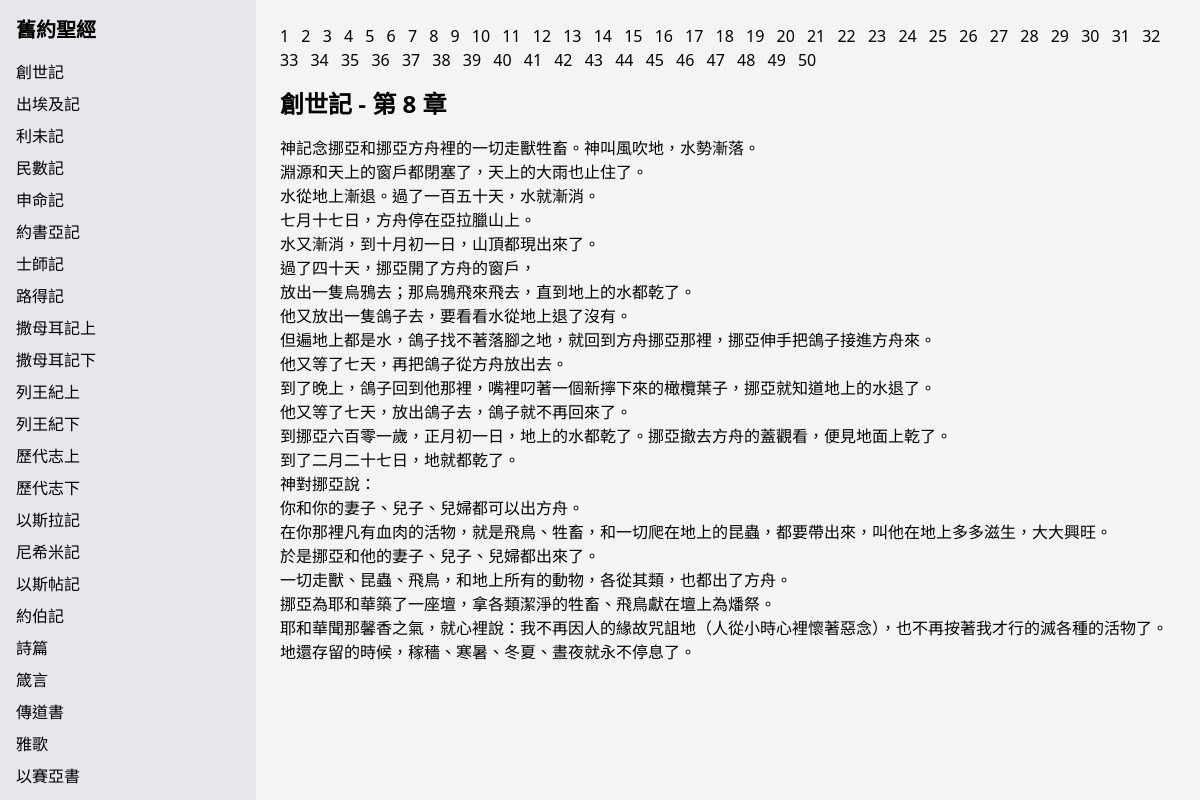
/scriptures/book/1/chapter/8, run on the app's committed database.
### scriptures/models.py (models this page shows, shortened)
class Book(models.Model):
    name = models.CharField(max_length=200, verbose_name="書名")
    chapter = models.IntegerField(default=0, verbose_name="總共幾章")
    order = models.PositiveIntegerField(default=0, verbose_name="排序")
    class Meta:
        ordering = ['order']  # default sort order

class Verse(models.Model):
    book = models.ForeignKey(Book, on_delete=models.CASCADE, verbose_name="書名")
    chapter = models.IntegerField(verbose_name="第幾章")
    verse = models.IntegerField(verbose_name="第幾節")
    content = models.TextField(verbose_name="內容")
    class Meta:
        ordering = ['book', 'chapter', 'verse']  # default sort order

### scriptures/views.py (the view)
# urls.py: path("book/<int:book>/chapter/<int:chapter>", views.chapter, name="chapter"),
def chapter(request, book, chapter):
    context = {}
    context.update(load_sidebar())
    book = get_object_or_404(Book, id=book)
    context['book'] = book
    chapters = range(1, book.chapter+1)
    context['chapter'] = chapter
    context['chapters'] = chapters
    verse_list = Verse.objects.filter(book=book, chapter=chapter)
    context['verses'] = verse_list
    return render(request, 'scriptures/index.html', context)

### scriptures/views.py (called while the page is built)
def load_sidebar():
    context = {}
    old_testament = Book.objects.filter(id__gte=1, id__lte=39)
    new_testament = Book.objects.filter(id__gte=40, id__lte=66)
    context['old_testament'] = old_testament
    context['new_testament'] = new_testament
    return context

### scriptures/templates/scriptures/index.html
{% extends 'scriptures/base.html' %}

### scriptures/templates/scriptures/sidebar.html (shortened to what this page needs)
<aside class="h-screen w-64 overflow-y-auto fixed left-0 top-0 bg-gray-200 p-4">
  <h2 class="text-xl font-bold mb-4">舊約聖經</h2>
  <ul>
    {% for book in old_testament %}
    <li class="mb-2"><a href="{% url 'scripture:chapter' book.id 1 %}" class="hover:text-gray-400">{{ book.name }}</a></li>
    {% endfor %}
  </ul>
  <br>
</aside>

### scriptures/templates/scriptures/main.html
<main class="flex-1 ml-64 p-6 bg-gray-100">
  {% include 'scriptures/chapter.html' %}
  <h1 class="text-2xl font-semibold mb-4">{{book.name}} - 第 {{chapter}} 章</h1>
  <ul>
    {% for verse in verses %}
    <li> {{ verse.content }} </li>
    {% endfor %}
  </ul>
</main>

### data on the page
Book: name "創世記"
Book: name "出埃及記"
Book: name "利未記"
Book: name "民數記"
Book: name "申命記"
Book: name "約書亞記"
Book: name "士師記"
Book: name "路得記"
Book: name "撒母耳記上"
Book: name "撒母耳記下"
Book: name "列王紀上"
Book: name "列王紀下"
Book: name "歷代志上"
Book: name "歷代志下"
Book: name "以斯拉記"
Book: name "尼希米記"
Book: name "以斯帖記"
Book: name "約伯記"
Book: name "詩篇"
Book: name "箴言"
Book: name "傳道書"
Book: name "雅歌"
Book: name "以賽亞書"
Verse: content "神記念挪亞和挪亞方舟裡的一切走獸牲畜。神叫風吹地，水勢漸落。"
Verse: content "淵源和天上的窗戶都閉塞了，天上的大雨也止住了。"
Verse: content "水從地上漸退。過了一百五十天，水就漸消。"
Verse: content "七月十七日，方舟停在亞拉臘山上。"
Verse: content "水又漸消，到十月初一日，山頂都現出來了。"
Verse: content "過了四十天，挪亞開了方舟的窗戶，"
Verse: content "放出一隻烏鴉去；那烏鴉飛來飛去，直到地上的水都乾了。"
Verse: content "他又放出一隻鴿子去，要看看水從地上退了沒有。"
Verse: content "但遍地上都是水，鴿子找不著落腳之地，就回到方舟挪亞那裡，挪亞伸手把鴿子接進方舟來。"
Verse: content "他又等了七天，再把鴿子從方舟放出去。"
Verse: content "到了晚上，鴿子回到他那裡，嘴裡叼著一個新擰下來的橄欖葉子，挪亞就知道地上的水退了。"
Verse: content "他又等了七天，放出鴿子去，鴿子就不再回來了。"
Verse: content "到挪亞六百零一歲，正月初一日，地上的水都乾了。挪亞撤去方舟的蓋觀看，便見地面上乾了。"
Verse: content "到了二月二十七日，地就都乾了。"
Verse: content "神對挪亞說："
Verse: content "你和你的妻子、兒子、兒婦都可以出方舟。"
Verse: content "在你那裡凡有血肉的活物，就是飛鳥、牲畜，和一切爬在地上的昆蟲，都要帶出來，叫他在地上多多滋生，大大興旺。"
Verse: content "於是挪亞和他的妻子、兒子、兒婦都出來了。"
Verse: content "一切走獸、昆蟲、飛鳥，和地上所有的動物，各從其類，也都出了方舟。"
Verse: content "挪亞為耶和華築了一座壇，拿各類潔淨的牲畜、飛鳥獻在壇上為燔祭。"
Verse: content "耶和華聞那馨香之氣，就心裡說：我不再因人的緣故咒詛地（人從小時心裡懷著惡念），也不再按著我才行的滅各種的活物了。"
Verse: content "地還存留的時候，稼穡、寒暑、冬夏、晝夜就永不停息了。"

### other printed values
{{ ch }} "1" "2" "3" "4" "5" "6" "7" "8" "9" "10" "11" "12" "13" "14" "15" "16" "17" "18" "19" "20" "21" "22" "23" "24" "25" "26" "27" "28" "29" "30" "31" "32" "33" "34" "35" "36" "37" "38" "39" "40" "41" "42" "43" "44" "45" "46" "47" "48" "49" "50"
{{ chapter }} "8"
